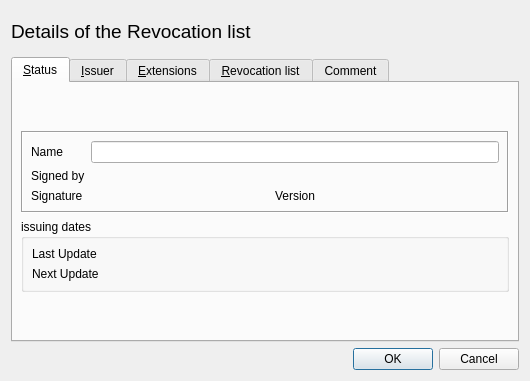
<?xml version="1.0" encoding="UTF-8"?>
<ui version="4.0">
 <class>CrlDetail</class>
 <widget class="QDialog" name="CrlDetail">
  <property name="geometry">
   <rect>
    <x>0</x>
    <y>0</y>
    <width>530</width>
    <height>381</height>
   </rect>
  </property>
  <layout class="QVBoxLayout" name="verticalLayout">
   <item>
    <layout class="QHBoxLayout">
     <item>
      <widget class="QLabel" name="TextLabel1">
       <property name="font">
        <font>
         <family>Arial</family>
         <pointsize>14</pointsize>
         <weight>50</weight>
         <italic>false</italic>
         <bold>false</bold>
         <underline>false</underline>
         <strikeout>false</strikeout>
        </font>
       </property>
       <property name="text">
        <string>Details of the Revocation list</string>
       </property>
      </widget>
     </item>
     <item>
      <spacer>
       <property name="orientation">
        <enum>Qt::Horizontal</enum>
       </property>
       <property name="sizeType">
        <enum>QSizePolicy::Expanding</enum>
       </property>
       <property name="sizeHint" stdset="0">
        <size>
         <width>20</width>
         <height>20</height>
        </size>
       </property>
      </spacer>
     </item>
     <item>
      <widget class="QLabel" name="image">
       <property name="minimumSize">
        <size>
         <width>95</width>
         <height>40</height>
        </size>
       </property>
       <property name="maximumSize">
        <size>
         <width>95</width>
         <height>40</height>
        </size>
       </property>
       <property name="scaledContents">
        <bool>true</bool>
       </property>
      </widget>
     </item>
    </layout>
   </item>
   <item>
    <widget class="QTabWidget" name="tabview">
     <property name="currentIndex">
      <number>0</number>
     </property>
     <widget class="QWidget" name="unnamed">
      <attribute name="title">
       <string>&amp;Status</string>
      </attribute>
      <layout class="QVBoxLayout">
       <property name="margin">
        <number>8</number>
       </property>
       <item>
        <spacer>
         <property name="orientation">
          <enum>Qt::Vertical</enum>
         </property>
         <property name="sizeType">
          <enum>QSizePolicy::Expanding</enum>
         </property>
         <property name="sizeHint" stdset="0">
          <size>
           <width>20</width>
           <height>20</height>
          </size>
         </property>
        </spacer>
       </item>
       <item>
        <widget class="QFrame" name="frame">
         <property name="frameShape">
          <enum>QFrame::Box</enum>
         </property>
         <property name="frameShadow">
          <enum>QFrame::Sunken</enum>
         </property>
         <layout class="QGridLayout">
          <property name="margin">
           <number>8</number>
          </property>
          <item row="2" column="1">
           <layout class="QHBoxLayout">
            <item>
             <widget class="ClickLabel" name="signCheck"/>
            </item>
            <item>
             <widget class="QLabel" name="TextLabel1_3">
              <property name="sizePolicy">
               <sizepolicy hsizetype="Fixed" vsizetype="Minimum">
                <horstretch>0</horstretch>
                <verstretch>0</verstretch>
               </sizepolicy>
              </property>
              <property name="text">
               <string>Version</string>
              </property>
             </widget>
            </item>
            <item>
             <widget class="CopyLabel" name="version">
              <property name="sizePolicy">
               <sizepolicy hsizetype="Minimum" vsizetype="Minimum">
                <horstretch>0</horstretch>
                <verstretch>0</verstretch>
               </sizepolicy>
              </property>
             </widget>
            </item>
           </layout>
          </item>
          <item row="2" column="0">
           <widget class="QLabel" name="TextLabel6">
            <property name="text">
             <string>Signature</string>
            </property>
           </widget>
          </item>
          <item row="1" column="0">
           <widget class="QLabel" name="TextLabel4">
            <property name="text">
             <string>Signed by</string>
            </property>
           </widget>
          </item>
          <item row="0" column="0">
           <widget class="QLabel" name="TextLabel2">
            <property name="text">
             <string>Name</string>
            </property>
           </widget>
          </item>
          <item row="0" column="1">
           <widget class="QLineEdit" name="descr">
            <property name="toolTip">
             <string>The internal name of the CRL in the database</string>
            </property>
           </widget>
          </item>
          <item row="1" column="1">
           <widget class="ClickLabel" name="issuerIntName"/>
          </item>
         </layout>
        </widget>
       </item>
       <item>
        <widget class="QGroupBox" name="groupBox">
         <property name="title">
          <string>issuing dates</string>
         </property>
         <layout class="QGridLayout">
          <property name="margin">
           <number>8</number>
          </property>
          <item row="1" column="0">
           <widget class="QLabel" name="TextLabel2_2">
            <property name="text">
             <string>Next Update</string>
            </property>
           </widget>
          </item>
          <item row="0" column="0">
           <widget class="QLabel" name="TextLabel1_2">
            <property name="text">
             <string>Last Update</string>
            </property>
           </widget>
          </item>
          <item row="1" column="1">
           <widget class="CopyLabel" name="nUpdate"/>
          </item>
          <item row="0" column="1">
           <widget class="CopyLabel" name="lUpdate"/>
          </item>
         </layout>
        </widget>
       </item>
       <item>
        <spacer>
         <property name="orientation">
          <enum>Qt::Vertical</enum>
         </property>
         <property name="sizeType">
          <enum>QSizePolicy::Expanding</enum>
         </property>
         <property name="sizeHint" stdset="0">
          <size>
           <width>20</width>
           <height>20</height>
          </size>
         </property>
        </spacer>
       </item>
      </layout>
     </widget>
     <widget class="QWidget" name="Widget9">
      <attribute name="title">
       <string>&amp;Issuer</string>
      </attribute>
      <layout class="QVBoxLayout">
       <property name="margin">
        <number>11</number>
       </property>
       <item>
        <widget class="DistName" name="issuer" native="true"/>
       </item>
      </layout>
     </widget>
     <widget class="QWidget" name="unnamed_1">
      <attribute name="title">
       <string>&amp;Extensions</string>
      </attribute>
      <layout class="QVBoxLayout">
       <property name="margin">
        <number>11</number>
       </property>
       <item>
        <widget class="QTextEdit" name="v3extensions">
         <property name="acceptDrops">
          <bool>false</bool>
         </property>
         <property name="readOnly">
          <bool>true</bool>
         </property>
        </widget>
       </item>
      </layout>
     </widget>
     <widget class="QWidget" name="tab">
      <attribute name="title">
       <string>&amp;Revocation list</string>
      </attribute>
      <layout class="QVBoxLayout">
       <property name="margin">
        <number>11</number>
       </property>
       <item>
        <widget class="QTreeWidget" name="certList">
         <property name="alternatingRowColors">
          <bool>true</bool>
         </property>
         <property name="selectionMode">
          <enum>QAbstractItemView::NoSelection</enum>
         </property>
         <column>
          <property name="text">
           <string notr="true">1</string>
          </property>
         </column>
        </widget>
       </item>
      </layout>
     </widget>
     <widget class="QWidget" name="tab_2">
      <attribute name="title">
       <string>Comment</string>
      </attribute>
      <layout class="QVBoxLayout" name="verticalLayout_2">
       <item>
        <widget class="QTextEdit" name="comment">
         <property name="html">
          <string notr="true">&lt;!DOCTYPE HTML PUBLIC &quot;-//W3C//DTD HTML 4.0//EN&quot; &quot;http://www.w3.org/TR/REC-html40/strict.dtd&quot;&gt;
&lt;html&gt;&lt;head&gt;&lt;meta name=&quot;qrichtext&quot; content=&quot;1&quot; /&gt;&lt;style type=&quot;text/css&quot;&gt;
p, li { white-space: pre-wrap; }
&lt;/style&gt;&lt;/head&gt;&lt;body style=&quot; font-family:'Sans Serif'; font-size:9pt; font-weight:400; font-style:normal;&quot;&gt;
&lt;p style=&quot;-qt-paragraph-type:empty; margin-top:0px; margin-bottom:0px; margin-left:0px; margin-right:0px; -qt-block-indent:0; text-indent:0px;&quot;&gt;&lt;/p&gt;&lt;/body&gt;&lt;/html&gt;</string>
         </property>
         <property name="acceptRichText">
          <bool>false</bool>
         </property>
        </widget>
       </item>
      </layout>
     </widget>
    </widget>
   </item>
   <item>
    <widget class="QDialogButtonBox" name="buttonBox">
     <property name="standardButtons">
      <set>QDialogButtonBox::Cancel|QDialogButtonBox::Ok</set>
     </property>
    </widget>
   </item>
  </layout>
 </widget>
 <customwidgets>
  <customwidget>
   <class>ClickLabel</class>
   <extends>QLabel</extends>
   <header>widgets/clicklabel.h</header>
  </customwidget>
  <customwidget>
   <class>DistName</class>
   <extends>QWidget</extends>
   <header>widgets/distname.h</header>
   <container>1</container>
  </customwidget>
  <customwidget>
   <class>CopyLabel</class>
   <extends>QLabel</extends>
   <header>widgets/clicklabel.h</header>
  </customwidget>
 </customwidgets>
 <resources/>
 <connections>
  <connection>
   <sender>buttonBox</sender>
   <signal>accepted()</signal>
   <receiver>CrlDetail</receiver>
   <slot>accept()</slot>
   <hints>
    <hint type="sourcelabel">
     <x>355</x>
     <y>376</y>
    </hint>
    <hint type="destinationlabel">
     <x>169</x>
     <y>308</y>
    </hint>
   </hints>
  </connection>
 </connections>
</ui>
